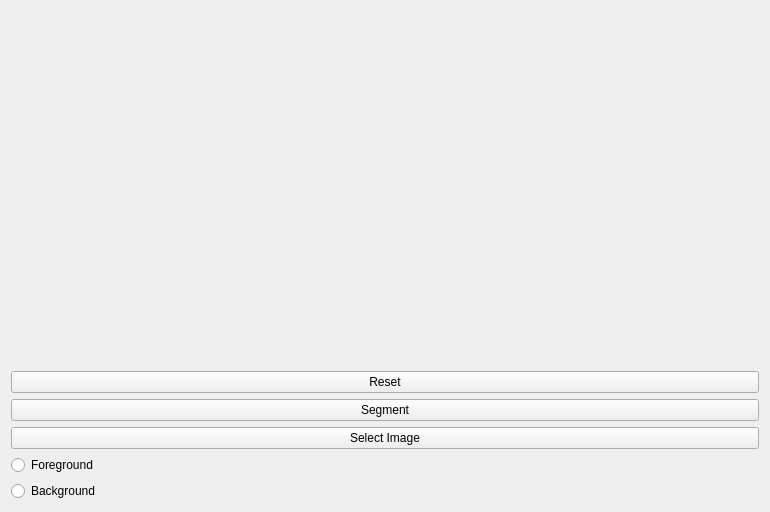
<?xml version="1.0" encoding="UTF-8"?>
<ui version="4.0">
 <class>MainWindow</class>
 <widget class="QMainWindow" name="MainWindow">
  <property name="geometry">
   <rect>
    <x>0</x>
    <y>0</y>
    <width>770</width>
    <height>512</height>
   </rect>
  </property>
  <property name="sizePolicy">
   <sizepolicy hsizetype="Expanding" vsizetype="Expanding">
    <horstretch>0</horstretch>
    <verstretch>0</verstretch>
   </sizepolicy>
  </property>
  <property name="windowTitle">
   <string>Seeded Segmentation</string>
  </property>
  <property name="toolButtonStyle">
   <enum>Qt::ToolButtonIconOnly</enum>
  </property>
  <widget class="QWidget" name="centralWidget">
   <layout class="QVBoxLayout" name="verticalLayout">
    <item>
     <widget class="mywidget" name="widget" native="true">
      <property name="mouseTracking">
       <bool>true</bool>
      </property>
      <property name="acceptDrops">
       <bool>true</bool>
      </property>
      <property name="layoutDirection">
       <enum>Qt::LeftToRight</enum>
      </property>
     </widget>
    </item>
    <item>
     <layout class="QVBoxLayout" name="verticalLayout_3">
      <item>
       <widget class="QPushButton" name="resetButton">
        <property name="text">
         <string>Reset</string>
        </property>
       </widget>
      </item>
      <item>
       <widget class="QPushButton" name="segmentButton">
        <property name="text">
         <string>Segment</string>
        </property>
       </widget>
      </item>
      <item>
       <widget class="QPushButton" name="selectImageButton">
        <property name="text">
         <string>Select Image</string>
        </property>
       </widget>
      </item>
      <item>
       <widget class="QRadioButton" name="fgRadioButton">
        <property name="layoutDirection">
         <enum>Qt::LeftToRight</enum>
        </property>
        <property name="text">
         <string>Foreground</string>
        </property>
       </widget>
      </item>
      <item>
       <widget class="QRadioButton" name="bgRadioButton">
        <property name="layoutDirection">
         <enum>Qt::LeftToRight</enum>
        </property>
        <property name="text">
         <string>Background</string>
        </property>
       </widget>
      </item>
     </layout>
    </item>
   </layout>
   <zorder>resetButton</zorder>
   <zorder>selectImageButton</zorder>
   <zorder>segmentButton</zorder>
   <zorder>widget</zorder>
   <zorder>verticalLayoutWidget</zorder>
  </widget>
 </widget>
 <layoutdefault spacing="6" margin="11"/>
 <customwidgets>
  <customwidget>
   <class>mywidget</class>
   <extends>QWidget</extends>
   <header location="global">mywidget.h</header>
   <container>1</container>
  </customwidget>
 </customwidgets>
 <resources/>
 <connections/>
</ui>
